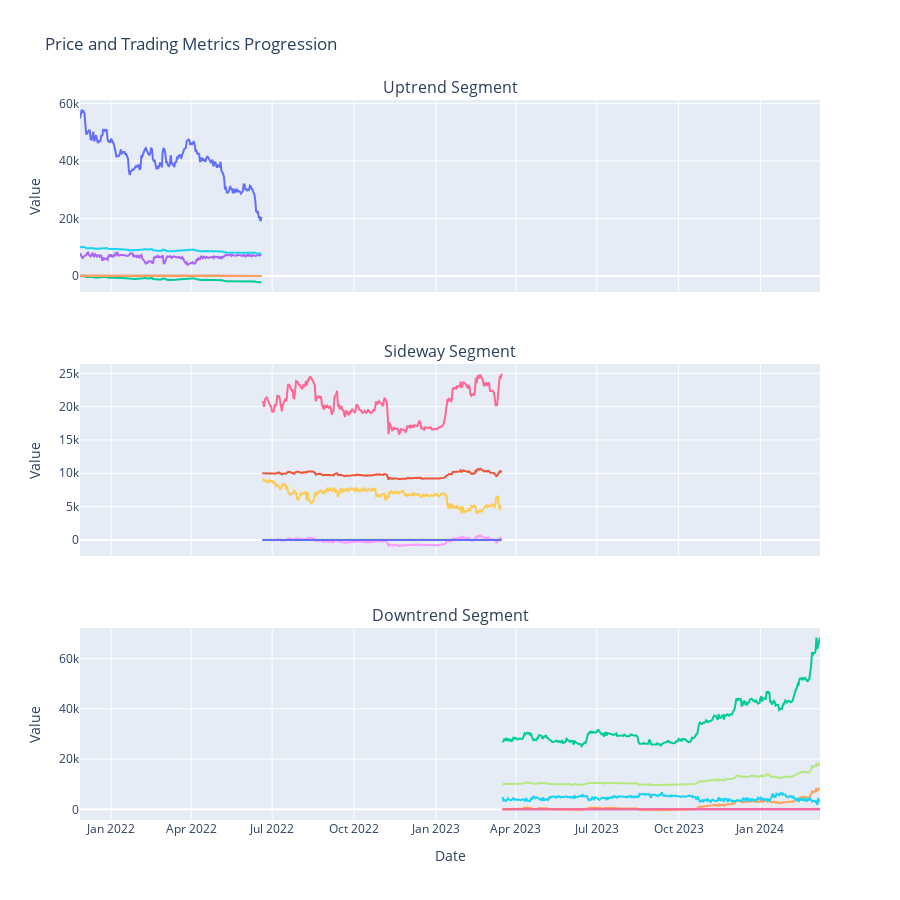

The code cell stored with this chart in its notebook:
### Markdown cell above
### Subplot

### Code cell
# Manually segment your data
downtrend_start_idx = start_idx
downtrend_end_idx = 465

sideway_start_idx = 465
sideway_end_idx = 735

uptrend_start_idx =  735
uptrend_end_idx =  len(combined_dataframe['fearandgreed'])

# Test strategy on each segment
downtrend_prices, downtrend_indicator_values, downtrend_profits, downtrend_cash, downtrend_bitcoin, downtrend_total = strategy(
    indcator=combined_dataframe['fearandgreed'].copy().values[downtrend_start_idx:downtrend_end_idx].copy(),
    prices=combined_dataframe.price[downtrend_start_idx:downtrend_end_idx].copy().values)

sideway_prices, sideway_indicator_values, sideway_profits, sideway_cash, sideway_bitcoin, sideway_total = strategy(
    indcator=combined_dataframe['fearandgreed'].copy().values[sideway_start_idx:sideway_end_idx].copy(),
    prices=combined_dataframe.price[sideway_start_idx:sideway_end_idx].copy().values)

uptrend_prices, uptrend_indicator_values, uptrend_profits, uptrend_cash, uptrend_bitcoin, uptrend_total = strategy(
    indcator=combined_dataframe['fearandgreed'].copy().values[uptrend_start_idx:uptrend_end_idx].copy(),
    prices=combined_dataframe.price[uptrend_start_idx:uptrend_end_idx].copy().values)

# Collect dates for each segment
downtrend_dates = Dates[downtrend_start_idx:downtrend_end_idx]

sideway_dates = Dates[sideway_start_idx:sideway_end_idx]

uptrend_dates = Dates[uptrend_start_idx:uptrend_end_idx]



# Create tuples for each segment
uptrend_data = (uptrend_prices, uptrend_indicator_values, uptrend_profits, uptrend_cash, uptrend_bitcoin, uptrend_total, uptrend_dates)

sideway_data = (sideway_prices, sideway_indicator_values, sideway_profits, sideway_cash, sideway_bitcoin, sideway_total, sideway_dates)

downtrend_data = (downtrend_prices, downtrend_indicator_values, downtrend_profits, downtrend_cash, downtrend_bitcoin, downtrend_total, downtrend_dates)

# Plot the segments
subplot("Fearandgreed", downtrend_data, sideway_data, uptrend_data)

### Figure 1 — Plotly figure (JSON) as saved in the notebook; plotly's stock layout.template omitted (floating-point values rounded to 4 significant figures; data arrays with more than 128 entries replaced by an {"elided": "..."} marker saying what was removed)
{"data": [{"mode": "lines", "name": "Price", "type": "scatter", "x": {"elided": "205 str values"}, "xaxis": "x", "y": {"elided": "205 float values"}, "yaxis": "y"}, {"mode": "lines", "name": "Fearandgreed", "type": "scatter", "x": {"elided": "205 str values"}, "xaxis": "x", "y": {"elided": "205 int values"}, "yaxis": "y"}, {"mode": "lines", "name": "Profit", "type": "scatter", "x": {"elided": "205 str values"}, "xaxis": "x", "y": {"elided": "205 float values"}, "yaxis": "y"}, {"mode": "lines", "name": "Cash Balance", "type": "scatter", "x": {"elided": "205 str values"}, "xaxis": "x", "y": {"elided": "205 float values"}, "yaxis": "y"}, {"mode": "lines", "name": "Bitcoin Amount", "type": "scatter", "x": {"elided": "205 str values"}, "xaxis": "x", "y": {"elided": "205 float values"}, "yaxis": "y"}, {"mode": "lines", "name": "Total Balance", "type": "scatter", "x": {"elided": "205 str values"}, "xaxis": "x", "y": {"elided": "205 float values"}, "yaxis": "y"}, {"mode": "lines", "name": "Price", "type": "scatter", "x": {"elided": "270 str values"}, "xaxis": "x2", "y": {"elided": "270 float values"}, "yaxis": "y2"}, {"mode": "lines", "name": "Fearandgreed", "type": "scatter", "x": {"elided": "270 str values"}, "xaxis": "x2", "y": {"elided": "270 int values"}, "yaxis": "y2"}, {"mode": "lines", "name": "Profit", "type": "scatter", "x": {"elided": "270 str values"}, "xaxis": "x2", "y": {"elided": "270 float values"}, "yaxis": "y2"}, {"mode": "lines", "name": "Cash Balance", "type": "scatter", "x": {"elided": "270 str values"}, "xaxis": "x2", "y": {"elided": "270 float values"}, "yaxis": "y2"}, {"mode": "lines", "name": "Bitcoin Amount", "type": "scatter", "x": {"elided": "270 str values"}, "xaxis": "x2", "y": {"elided": "270 float values"}, "yaxis": "y2"}, {"mode": "lines", "name": "Total Balance", "type": "scatter", "x": {"elided": "270 str values"}, "xaxis": "x2", "y": {"elided": "270 float values"}, "yaxis": "y2"}, {"mode": "lines", "name": "Price", "type": "scatter", "x": {"elided": "358 str values"}, "xaxis": "x3", "y": {"elided": "358 float values"}, "yaxis": "y3"}, {"mode": "lines", "name": "Fearandgreed", "type": "scatter", "x": {"elided": "358 str values"}, "xaxis": "x3", "y": {"elided": "358 int values"}, "yaxis": "y3"}, {"mode": "lines", "name": "Profit", "type": "scatter", "x": {"elided": "358 str values"}, "xaxis": "x3", "y": {"elided": "358 float values"}, "yaxis": "y3"}, {"mode": "lines", "name": "Cash Balance", "type": "scatter", "x": {"elided": "358 str values"}, "xaxis": "x3", "y": {"elided": "358 float values"}, "yaxis": "y3"}, {"mode": "lines", "name": "Bitcoin Amount", "type": "scatter", "x": {"elided": "358 str values"}, "xaxis": "x3", "y": {"elided": "358 float values"}, "yaxis": "y3"}, {"mode": "lines", "name": "Total Balance", "type": "scatter", "x": {"elided": "358 str values"}, "xaxis": "x3", "y": {"elided": "358 float values"}, "yaxis": "y3"}], "layout": {"annotations": [{"font": {"size": 16}, "showarrow": false, "text": "Uptrend Segment", "x": 0.5, "xanchor": "center", "xref": "paper", "y": 1, "yanchor": "bottom", "yref": "paper"}, {"font": {"size": 16}, "showarrow": false, "text": "Sideway Segment", "x": 0.5, "xanchor": "center", "xref": "paper", "y": 0.6333, "yanchor": "bottom", "yref": "paper"}, {"font": {"size": 16}, "showarrow": false, "text": "Downtrend Segment", "x": 0.5, "xanchor": "center", "xref": "paper", "y": 0.2667, "yanchor": "bottom", "yref": "paper"}], "height": 900, "hovermode": "x unified", "showlegend": false, "title": {"text": "Price and Trading Metrics Progression"}, "xaxis": {"anchor": "y", "domain": [0, 1], "matches": "x3", "showticklabels": false}, "xaxis2": {"anchor": "y2", "domain": [0, 1], "matches": "x3", "showticklabels": false}, "xaxis3": {"anchor": "y3", "domain": [0, 1], "title": {"text": "Date"}}, "yaxis": {"anchor": "x", "domain": [0.7333, 1], "title": {"text": "Value"}}, "yaxis2": {"anchor": "x2", "domain": [0.3667, 0.6333], "title": {"text": "Value"}}, "yaxis3": {"anchor": "x3", "domain": [0, 0.2667], "title": {"text": "Value"}}}}
